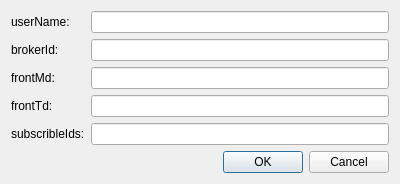
<?xml version="1.0" encoding="UTF-8"?>
<ui version="4.0">
 <class>ConfigDialog</class>
 <widget class="QDialog" name="ConfigDialog">
  <property name="geometry">
   <rect>
    <x>0</x>
    <y>0</y>
    <width>400</width>
    <height>171</height>
   </rect>
  </property>
  <property name="windowTitle">
   <string>Dialog</string>
  </property>
  <layout class="QFormLayout" name="formLayout">
   <item row="0" column="0">
    <widget class="QLabel" name="label">
     <property name="text">
      <string>userName:</string>
     </property>
    </widget>
   </item>
   <item row="0" column="1">
    <widget class="QLineEdit" name="userName"/>
   </item>
   <item row="1" column="0">
    <widget class="QLabel" name="label_2">
     <property name="text">
      <string>brokerId:</string>
     </property>
    </widget>
   </item>
   <item row="1" column="1">
    <widget class="QLineEdit" name="brokerId"/>
   </item>
   <item row="2" column="0">
    <widget class="QLabel" name="label_3">
     <property name="text">
      <string>frontMd:</string>
     </property>
    </widget>
   </item>
   <item row="2" column="1">
    <widget class="QLineEdit" name="frontMd"/>
   </item>
   <item row="3" column="0">
    <widget class="QLabel" name="label_4">
     <property name="text">
      <string>frontTd:</string>
     </property>
    </widget>
   </item>
   <item row="3" column="1">
    <widget class="QLineEdit" name="frontTd"/>
   </item>
   <item row="4" column="0">
    <widget class="QLabel" name="label_5">
     <property name="text">
      <string>subscribleIds:</string>
     </property>
    </widget>
   </item>
   <item row="4" column="1">
    <widget class="QLineEdit" name="subscribleIds"/>
   </item>
   <item row="5" column="0" colspan="2">
    <widget class="QDialogButtonBox" name="buttonBox">
     <property name="orientation">
      <enum>Qt::Horizontal</enum>
     </property>
     <property name="standardButtons">
      <set>QDialogButtonBox::Cancel|QDialogButtonBox::Ok</set>
     </property>
    </widget>
   </item>
  </layout>
 </widget>
 <resources/>
 <connections>
  <connection>
   <sender>buttonBox</sender>
   <signal>accepted()</signal>
   <receiver>ConfigDialog</receiver>
   <slot>accept()</slot>
   <hints>
    <hint type="sourcelabel">
     <x>248</x>
     <y>254</y>
    </hint>
    <hint type="destinationlabel">
     <x>157</x>
     <y>274</y>
    </hint>
   </hints>
  </connection>
  <connection>
   <sender>buttonBox</sender>
   <signal>rejected()</signal>
   <receiver>ConfigDialog</receiver>
   <slot>reject()</slot>
   <hints>
    <hint type="sourcelabel">
     <x>316</x>
     <y>260</y>
    </hint>
    <hint type="destinationlabel">
     <x>286</x>
     <y>274</y>
    </hint>
   </hints>
  </connection>
 </connections>
</ui>
